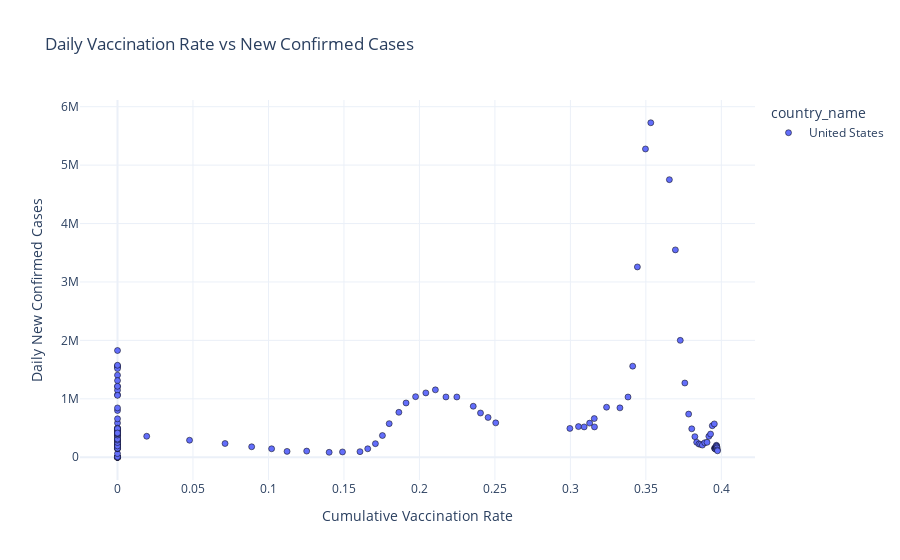

The notebook cell this image was saved under:
### Markdown cell above
8. What is the correlation between Vaccination Rate and New Confirmed Cases?

### Code cell
df_us = df[df['country_name'] == 'United States']

# Sort the DataFrame to ensure correct cumulative calculation
df_us = df_us.sort_values(by=["country_name", "week"])

# Calculate cumulative fully vaccinated persons for each country
df_us["cumulative_vaccinated"] = df_us.groupby("country_name")["new_persons_fully_vaccinated"].cumsum()

# Calculate vaccination rate per day
df_us["vaccination_rate"] = df_us["cumulative_vaccinated"] / df_us["population"]

# Create a scatter plot per day
fig = px.scatter(df_us, 
                 x="vaccination_rate", 
                 y="new_confirmed", 
                 color="country_name",  # Different colors for each country
                 title="Daily Vaccination Rate vs New Confirmed Cases",
                 labels={
                     "vaccination_rate": "Cumulative Vaccination Rate",
                     "new_confirmed": "Daily New Confirmed Cases",
                     "week": "Week"
                 },
                 template="plotly_white", 
                 hover_data=["country_name", "week", "cumulative_vaccinated", "population"])

# Standardize marker appearance
fig.update_traces(marker=dict(size=6, line=dict(width=0.5, color='black')))

# Show the plot
fig.show()

### Figure 1 — Plotly figure (JSON) as saved in the notebook; plotly's stock layout.template omitted (floating-point values rounded to 4 significant figures; data arrays with more than 128 entries replaced by an {"elided": "..."} marker saying what was removed)
{"data": [{"customdata": {"elided": "135x4 mixed values"}, "hovertemplate": "country_name=%{customdata[0]}<br>Cumulative Vaccination Rate=%{x}<br>Daily New Confirmed Cases=%{y}<br>Week=%{customdata[1]}<br>cumulative_vaccinated=%{customdata[2]}<br>population=%{customdata[3]}<extra></extra>", "legendgroup": "United States", "marker": {"color": "#636efa", "line": {"color": "black", "width": 0.5}, "size": 6, "symbol": "circle"}, "mode": "markers", "name": "United States", "orientation": "v", "showlegend": true, "type": "scatter", "x": {"elided": "135 float values"}, "xaxis": "x", "y": {"elided": "135 int values"}, "yaxis": "y"}], "layout": {"legend": {"title": {"text": "country_name"}, "tracegroupgap": 0}, "title": {"text": "Daily Vaccination Rate vs New Confirmed Cases"}, "xaxis": {"anchor": "y", "domain": [0, 1], "title": {"text": "Cumulative Vaccination Rate"}}, "yaxis": {"anchor": "x", "domain": [0, 1], "title": {"text": "Daily New Confirmed Cases"}}}}
